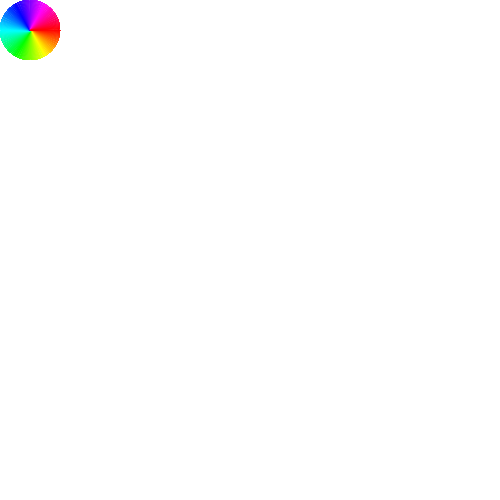
Frame 1 (no input)
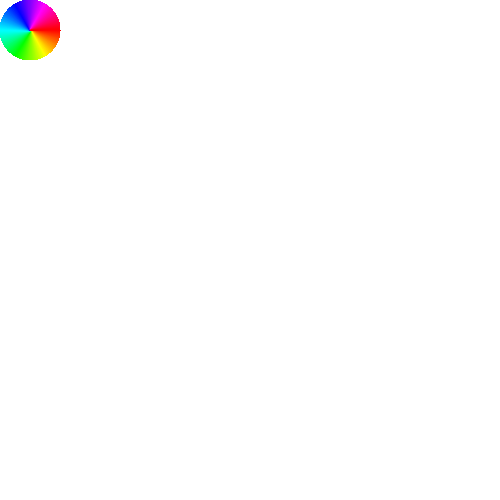
Frame 60 (the mouse pressed at the canvas centre just before this capture)
Frame 120 (the mouse held since frame 60 and released just before this capture): identical to frame 60, image omitted

The Processing sketch that drew these frames (run headless with seeded random() and noise(); from frame 60 on, the mouse is pressed at the canvas centre):

// Processing sketch: processing_115500
// ── processing_115500.pde

color brushColor = color(0);
float angle = 0;
float s = 1;
float r = 0;

 
void setup() {  // this is run once.  
    size(500, 500);
    background(255);
    smooth();
}
 
void draw()
   {  
    if (mousePressed) 
    
    {
     
     
      if (mouseButton == LEFT) 
      {
        noStroke();
        fill(red(brushColor), green(brushColor), blue(brushColor));
         pushMatrix();
        noStroke();
        translate(mouseX,mouseY);
        rotate(r);
        scale(s);
        triangle(0,-15, 15, 15, -15,15);
        popMatrix();

      }
       
   
      if (mouseButton == RIGHT) {
        brushColor = get(mouseX, mouseY);
      }
      
      if ( key == UP)
       {
         s = 1.01*s;
       if(s<0)
         {
            s = -s;
         }
       }

    }
     
    
    for (int angle = 0; angle < 360; angle = angle + 1) {
      colorMode(HSB, 360, 100, 100, 100);
      pushMatrix();
      translate(30, 30);
      rotate(radians(angle));
      stroke(angle, 100, 100, 100);
      line(0, 0, 30, 0);
      popMatrix();
       
    }
    
    colorMode(RGB); 
}
